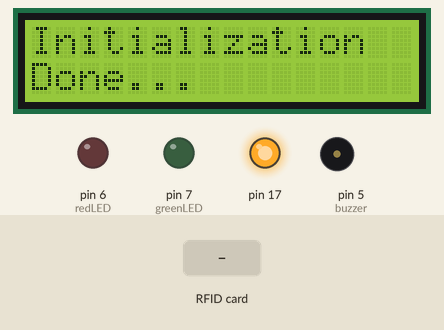
The sketch below on a simulated Arduino Leonardo, built with avr-gcc and run on an emulated ATmega32U4. Shown: 16×2 character LCD, output pins drawn as LEDs (lit = HIGH), buzzer (waves = sounding). The test bench sets the inputs (shaded band). The local clock reads 2024-03-15 10:24:30 at power-on unless the sketch sets it; storage starts empty; what the sketch prints to the serial monitor is not drawn.

Above: at 4.3 s.
4.4 s: RFID card 5E 7A 19 C4 held to the reader
At 5.7 s:
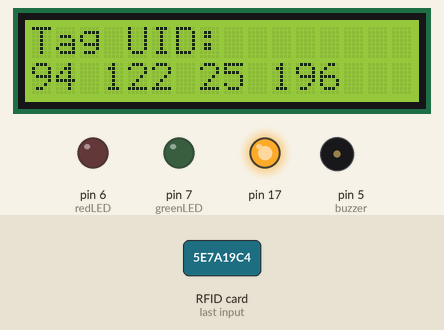
At 7.9 s:
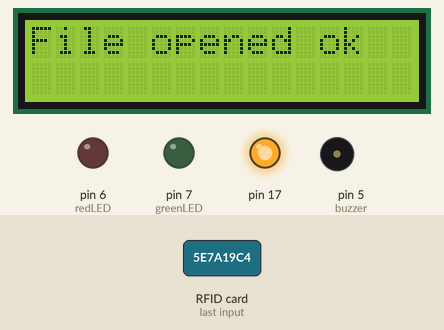
Timing chart, 0 to 14.4 s (numbered marks = the images above; inputs shaded):
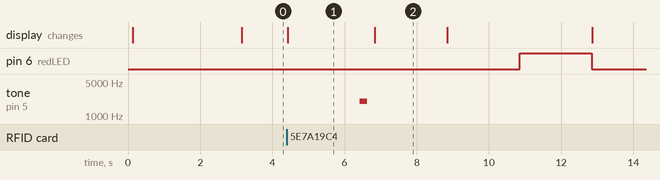

Measured:
- after the input at 4.4 s, pin 6 (redLED): LOW → HIGH after 6.5 s, → LOW 2.0 s later; tone on pin 5 (buzzer): silent → 2000 Hz after 2.0 s, → silent 0.20 s later; the display: changes at once (image 1)
- what the display in image 1 shows lasts 2.4 s, from 4.4 s to 6.8 s

The sketch:

Late.ino
```cpp
#include <LiquidCrystal.h>
LiquidCrystal lcd(3, 2, A0, A1, A2, A3);

#include <MFRC522.h> // for the RFID
#include <SPI.h> // for the RFID and SD card module
#include <SD.h> // for the SD card
#include <RTClib.h> // for the RTC

// define pins for RFID
#define CS_RFID 10
#define RST_RFID 9
// define select pin for SD card module
#define CS_SD 4

// Create a file to store the data
File myFile;

// Instance of the class for RFID
MFRC522 rfid(CS_RFID, RST_RFID);

// Variable to hold the tag's UID
String uidString;

// Instance of the class for RTC
RTC_DS1307 rtc;

// Define check in time
const int checkInHour = 9;
const int checkInMinute = 5;

//Variable to hold user check in
int userCheckInHour;
int userCheckInMinute;

// Pins for LEDs and buzzer
const int redLED = 6;
const int greenLED = 7;
const int buzzer = 5;

void setup() {

  // Set LEDs and buzzer as outputs
  pinMode(redLED, OUTPUT);
  pinMode(greenLED, OUTPUT);
  pinMode(buzzer, OUTPUT);

  // Init Serial port
  Serial.begin(9600);
  lcd.begin(16,2);
  while(!Serial); // for Leonardo/Micro/Zero

  // Init SPI bus
  SPI.begin();
  // Init MFRC522
  rfid.PCD_Init();

  // Setup for the SD card
  Serial.print("Initializing SD card...");
  lcd.print("Initializing ");
  lcd.setCursor(0, 1);
  lcd.print("SD card...");
  delay(3000);
  lcd.clear();
  if(!SD.begin(CS_SD)) {
    Serial.println("initialization failed!");
    lcd.print("Initializing ");
    lcd.setCursor(0, 1);
    lcd.print("failed!");
    return;
  }
  Serial.println("initialization done.");
  lcd.print("Initialization ");
  lcd.setCursor(0, 1);
  lcd.print("Done...");

  // Setup for the RTC
  if(!rtc.begin()) {
    Serial.println("Couldn't find RTC");
    lcd.clear();
    lcd.print("Couldn't find RTC");
    while(1);
  }
  else {
    // following line sets the RTC to the date & time this sketch was compiled
    rtc.adjust(DateTime(F(__DATE__), F(__TIME__)));
  }
  if(!rtc.isrunning()) {
    Serial.println("RTC is NOT running!");
    lcd.clear();
    lcd.print("RTC Not Running!");
  }
}

void loop() {
  //look for new cards
  if(rfid.PICC_IsNewCardPresent()) {
    readRFID();
    logCard();
    verifyCheckIn();
  }
  delay(10);
}

void readRFID() {
  rfid.PICC_ReadCardSerial();
  lcd.clear();
  Serial.print("Tag UID: ");
  lcd.print("Tag UID: ");
  uidString = String(rfid.uid.uidByte[0]) + " " + String(rfid.uid.uidByte[1]) + " " +
    String(rfid.uid.uidByte[2]) + " " + String(rfid.uid.uidByte[3]);
  Serial.println(uidString);
  lcd.setCursor(0, 1);
  lcd.print(uidString);
  delay(2000);

  // Sound the buzzer when a card is read
  tone(buzzer, 2000);
  delay(200);
  noTone(buzzer);

  delay(200);
}

void logCard() {
  // Enables SD card chip select pin
  digitalWrite(CS_SD,LOW);

  // Open file
  myFile=SD.open("DATA.txt", FILE_WRITE);

  // If the file opened ok, write to it
  if (myFile) {
    Serial.println("File opened ok");
    lcd.clear();
    lcd.print("File opened ok");
    delay(2000);
    myFile.print(uidString);
    myFile.print(", ");

    // Save time on SD card
    DateTime now = rtc.now();
    myFile.print(now.year(), DEC);
    myFile.print('/');
    myFile.print(now.month(), DEC);
    myFile.print('/');
    myFile.print(now.day(), DEC);
    myFile.print(',');
    myFile.print(now.hour(), DEC);
    myFile.print(':');
    myFile.println(now.minute(), DEC);

    // Print time on Serial monitor
    Serial.print(now.year(), DEC);
    Serial.print('/');
    Serial.print(now.month(), DEC);
    Serial.print('/');
    Serial.print(now.day(), DEC);
    Serial.print(' ');
    Serial.print(now.hour(), DEC);
    Serial.print(':');
    Serial.println(now.minute(), DEC);
    Serial.println("sucessfully written on SD card");

    lcd.clear();
    lcd.print(now.year(), DEC);
    lcd.print(':');
    lcd.print(now.month(), DEC);
    lcd.print(':');
    lcd.print(now.day(), DEC);
    lcd.print(' ');
    lcd.setCursor(11, 0);
    lcd.print(now.hour(), DEC);
    lcd.print(':');
    lcd.print(now.minute(), DEC);
    lcd.setCursor(0, 1);
    lcd.print("Written on SD...");
    delay(2000);

    myFile.close();

    // Save check in time;
    userCheckInHour = now.hour();
    userCheckInMinute = now.minute();
  }
  else {

    Serial.println("error opening data.txt");
    lcd.clear();
    lcd.print("error opening data.txt");
  }
  // Disables SD card chip select pin
  digitalWrite(CS_SD,HIGH);
}

void verifyCheckIn(){
  if((userCheckInHour < checkInHour)||((userCheckInHour==checkInHour) && (userCheckInMinute <= checkInMinute))){
    digitalWrite(greenLED, HIGH);
    delay(2000);
    digitalWrite(greenLED,LOW);
    Serial.println("You're welcome!");
    lcd.clear();
    lcd.print("You're Welcome!");
  }
  else{
    digitalWrite(redLED, HIGH);
    delay(2000);
    digitalWrite(redLED,LOW);
    Serial.println("You are late...");
    lcd.clear();
    lcd.print("You are Late...");
    delay(3000);
    lcd.clear();
    lcd.print("Put RFID to Scan");

  }
}
```
